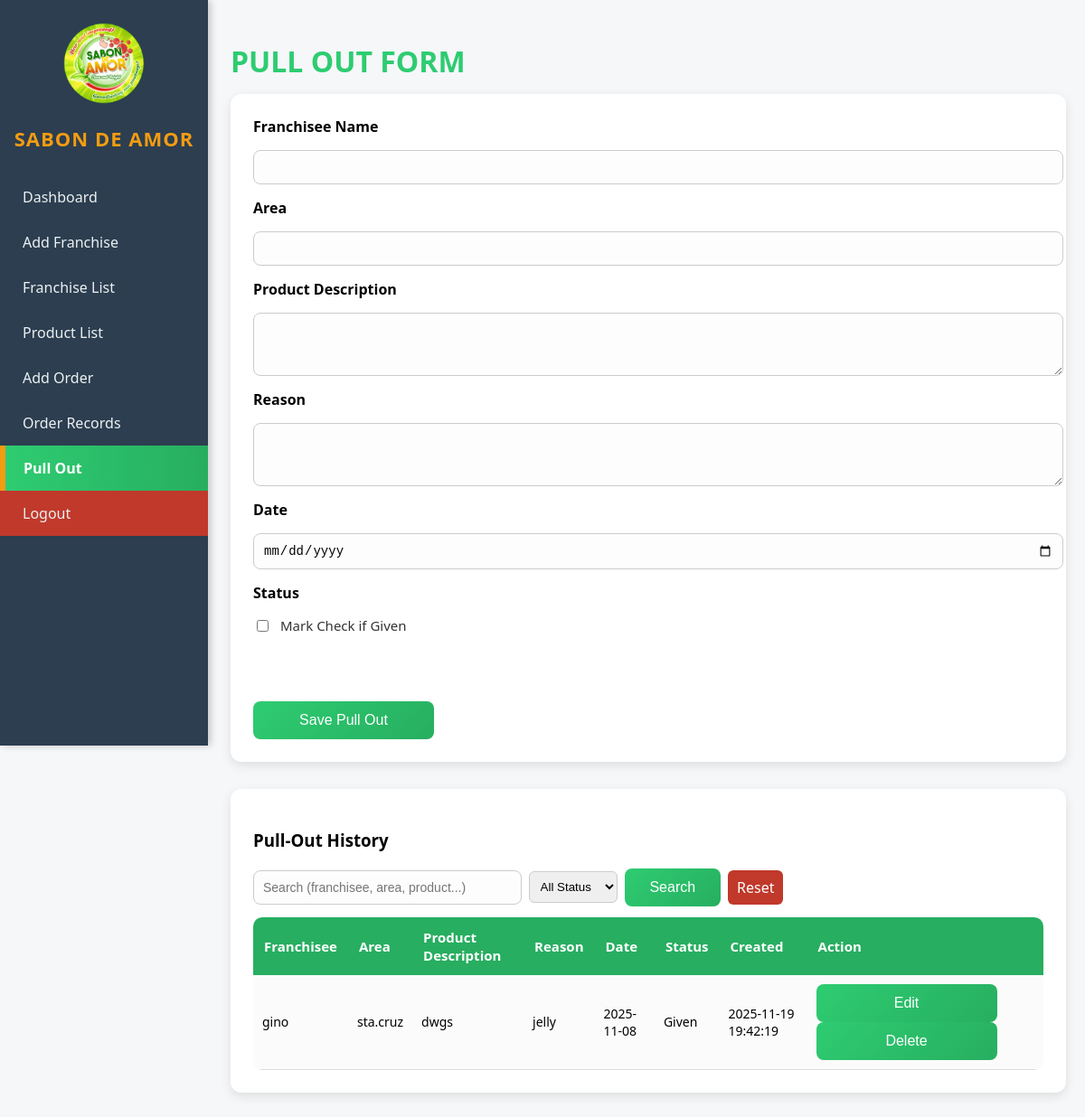
/pullout.php (signed in), run on the app's committed database.
### tables this page shows
CREATE TABLE `pullout` (
  `id` int(11) NOT NULL,
  `product_id` int(11) NOT NULL,
  `quantity` int(11) NOT NULL,
  `reason` text DEFAULT NULL,
  `created_by` int(11) DEFAULT NULL,
  `created_at` datetime DEFAULT current_timestamp(),
  `franchisee_name` varchar(255) DEFAULT NULL,
  `area` varchar(255) DEFAULT NULL,
  `product_description` text DEFAULT NULL,
  `pullout_date` date DEFAULT NULL,
  `status` enum('Given','Not Given') DEFAULT 'Not Given'
);

### pullout.php (the view, shortened to what this page needs)
<?php
require 'db.php';
$where = "1=1";
$logs = $mysqli->query("
    SELECT id, franchisee_name, area, product_description, reason, pullout_date, status, created_at
    FROM pullout
    WHERE $where
    ORDER BY created_at DESC
");
?>
<!DOCTYPE html>
<html>
<head>
</head>
<body>
<?php
    $current_page = basename($_SERVER['PHP_SELF']);
?>
<div class="sidebar">
    <div style="text-align:center; margin-bottom: 10px;">
        <img src="logo.png"
             style="width: 90px; height: auto; border-radius: 10px;">
    </div>
    <h2>SABON DE AMOR</h2>
    <a href="dashboard.php" class="<?= $current_page == 'dashboard.php' ? 'active' : '' ?>">Dashboard</a>
    <a href="franchise.php" class="<?= $current_page == 'franchise.php' ? 'active' : '' ?>">Add Franchise</a>
    <a href="franchise_list.php" class="<?= $current_page == 'franchise_list.php' ? 'active' : '' ?>">Franchise List</a>
    <a href="product_list.php" class="<?= $current_page == 'product_list.php' ? 'active' : '' ?>">Product List</a>
    <a href="order.php" class="<?= $current_page == 'order.php' ? 'active' : '' ?>">Add Order</a>
    <a href="order_list.php" class="<?= $current_page == 'order_list.php' ? 'active' : '' ?>">Order Records</a>
<a href="pullout.php" class="<?= $current_page == 'pullout.php' ? 'active' : '' ?>">Pull Out</a>
    <a href="logout.php" style="background:#c0392b;">Logout</a>
</div>
<div class="content">
<h1>Pull Out Form</h1>
<div class="card">
    <form method="post">
        <label><b>Franchisee Name</b></label>
        <input type="text" name="franchisee_name" required>
        <label><b>Area</b></label>
        <input type="text" name="area" required>
        <label><b>Product Description</b></label>
        <textarea name="product_description" rows="3" required></textarea>
        <label><b>Reason</b></label>
        <textarea name="reason" rows="3" required></textarea>
        <label><b>Date</b></label>
<input type="date" name="pullout_date" class="small-date" required>
        <label><b>Status</b></label>
<div class="status-row">
    <input type="checkbox" name="status" id="status">
    <label for="status" class="status-text">Mark Check if Given</label>
</div>
        <br><br>
        <button type="submit">Save Pull Out</button>
    </form>
</div>
<div class="card">
    <h3>Pull-Out History</h3>
    <div class="filter-row">
    <form method="get" style="display:flex; gap:8px; align-items:center;">
        <input type="text" name="search" placeholder="Search (franchisee, area, product...)"
            value="<?= isset($_GET['search']) ? htmlentities($_GET['search']) : '' ?>">
        <select name="status_filter">
            <option value="">All Status</option>
        </select>
        <button type="submit">Search</button>
        <a href="pullout.php"
           style="text-decoration:none; padding:8px 10px; border-radius:6px; background:#c0392b; color:#fff;">
           Reset
        </a>
    </form>
</div>
   <table>
    <tr>
        <th>Franchisee</th>
        <th>Area</th>
        <th>Product Description</th>
        <th>Reason</th>
        <th>Date</th>
        <th>Status</th>
        <th>Created</th>
        <th>Action</th>
    </tr>
    <?php while($l = $logs->fetch_assoc()): ?>
        <tr>
            <td><?= $l['franchisee_name'] ?></td>
            <td><?= $l['area'] ?></td>
            <td><?= $l['product_description'] ?></td>
            <td><?= $l['reason'] ?></td>
            <td><?= $l['pullout_date'] ?></td>
            <td><?= $l['status'] ?></td>
            <td><?= $l['created_at'] ?></td>
            <td>
                <button
                    class="btn edit-btn"
                    onclick="openEditModal(
                        <?= $l['id'] ?>,
                        '<?= addslashes($l['franchisee_name']) ?>',
                        '<?= addslashes($l['area']) ?>',
                        '<?= addslashes($l['product_description']) ?>',
                        '<?= addslashes($l['reason']) ?>',
                        '<?= $l['pullout_date'] ?>',
                        '<?= $l['status'] ?>'
                    )"
                >
                    Edit
                </button>
                <form method="post" style="display:inline;">
                    <button
                        class="btn delete-btn"
                        onclick="return confirm('Delete this record?')"
                    >Delete</button>
                </form>
            </td>
        </tr>
    <?php endwhile; ?>
</table>
</div>
</div>
</body>
</html>

### pullout.php (style rules this page uses)
body { margin: 0; font-family: Arial, sans-serif; background: #eef2f3; }
.content { margin-left: 230px; padding: 30px; }
.card { background: white; padding: 25px; border-radius: 12px; box-shadow: 0 4px 12px rgba(0,0,0,0.1); width: 95%; margin: auto; }
.btn { padding: 7px 14px; color: white; text-decoration: none; border-radius: 6px; font-size: 14px; }
.edit-btn { background: #27ae60; }
.delete-btn { background: #c0392b; }
.filter-row { display:flex; gap:10px; align-items:center; margin-bottom:12px; }
.filter-row input[type="text"], .filter-row select, .filter-row input[type="date"] { padding:8px; border-radius:6px; border:1px solid #ccc; }
.filter-row button { padding:8px 12px; border-radius:6px; border:none; background:#27ae60; color:#fff; cursor:pointer; }
.sidebar a.active { background: linear-gradient(90deg, #2ecc71, #27ae60); color: white; font-weight: bold; border-left: 6px solid #f39c12; }
body { margin: 0; font-family: "Segoe UI", Arial; background: #f6f7f9; }
.sidebar { width: 230px; height: 100vh; background: #2c3e50; position: fixed; top: 0; left: 0; padding-top: 25px; box-shadow: 3px 0 8px rgba(0,0,0,0.2); }
.sidebar h2 { color: #f39c12; text-align: center; margin-bottom: 25px; font-size: 22px; letter-spacing: 1px; }
.sidebar a { display: block; padding: 14px 20px; color: #ecf0f1; text-decoration: none; font-size: 16px; border-left: 5px solid transparent; transition: 0.3s; }
.content { margin-left: 230px; padding: 25px; }
h1 { color: #27ae60; font-size: 28px; margin-bottom: 20px; }
.card { background: white; padding: 25px; border-radius: 12px; box-shadow: 0 4px 12px rgba(0,0,0,0.1); margin-bottom: 30px; }
.card form { display: grid; grid-template-columns: 1fr; gap: 15px; }
.card input[type="text"], .card input[type="date"], .card textarea { width: 100%; padding: 10px; border: 1px solid #ccc; border-radius: 8px; font-size: 14px; background: #fdfdfd; transition: 0.2s; }
.card button { background: linear-gradient(135deg, #2ecc71, #27ae60); padding: 12px; border: none; border-radius: 8px; color: white; font-size: 16px; cursor: pointer; transition: 0.3s; width: 200px; }
table { width: 100%; border-collapse: collapse; margin-top: 12px; border-radius: 10px; overflow: hidden; background: white; }
table th { background: #27ae60; color: white; padding: 12px; text-align: left; font-size: 15px; }
table td { padding: 10px; border-bottom: 1px solid #ddd; font-size: 14px; background: #fbfbfb; }
h1 { font-size: 32px; font-weight: bold; color: #2ecc71; margin-bottom: 15px; text-transform: uppercase; }
.status-row { display: flex; align-items: center; gap: 10px; }
.status-text { font-size: 15px; color: #333; cursor: pointer; }
input[type="date"] { width: 180px; padding: 10px; }

### data on the page
pullout: franchisee_name "gino", area "sta.cruz", product_description "dwgs", reason "jelly", pullout_date "2025-11-08", status "Given", created_at "2025-11-19 19:42:19"
